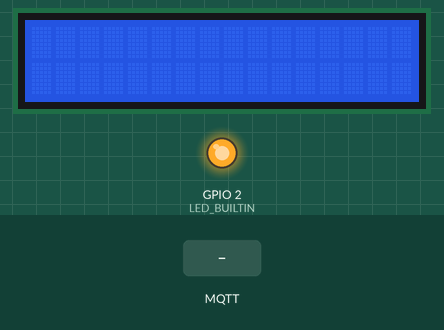
This sketch was run on a simulated ESP8266 (NodeMCU). On the bench: 16×2 character LCD, output pins drawn as LEDs (lit = HIGH, except the on-board LED, lit = LOW). The inputs (shaded band) are chosen by the test bench. WiFi joins after 1.5 s; servers stay silent unless stated; no MQTT or app messages arrive unless stated; what the sketch prints to the serial monitor is not drawn.

Above: at 2.7 s.
2.8 s: MQTT message "5" arrives on the first subscribed topic
At 12.4 s:
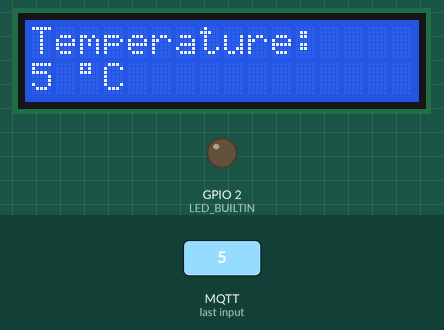
Timing chart, 0 to 13.9 s (numbered marks = the images above; inputs shaded):
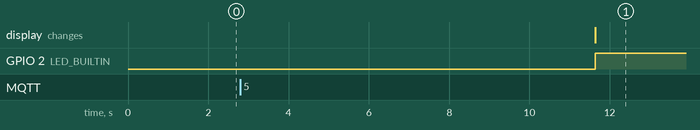

Measured:
- after the input at 2.8 s, GPIO 2 (LED_BUILTIN): LOW → HIGH after 8.8 s; the display: changes after 8.8 s (image 1)

The sketch:

MQTT-Temperature-Receiver.ino
```cpp
#include <ESP8266WiFi.h>       // https://github.com/esp8266/Arduino
#include <Wire.h>              // https://github.com/esp8266/Arduino (I2C)
#include <WiFiManager.h>       // https://github.com/tzapu/WiFiManager
#include <PubSubClient.h>      // https://pubsubclient.knolleary.net/
#include <hd44780.h>           // https://github.com/duinoWitchery/hd44780
#include <hd44780ioClass/hd44780_I2Cexp.h> // i2c expander i/o class header

// ==============================================
//  Configurable values
// ==============================================

// MQTT broker's host name + port number
#define MQTT_BROKER_HOST_NAME "mqtt.example.com"
#define MQTT_BROKER_PORT 1883

// Topic name where from where to receive the temperature
#define MQTT_TOPIC "mqtt-iot-workshop/device-0/temperature"

// Access point name if no WiFi credentials have been stored
#define AP_NAME "AP-receiver"

// Alarm Threshold: Turn on LED if temperature is higher
#define TEMP_WARNING_THRESHOLD 30.0

// LCD geometry
#define LCD_COLS 16
#define LCD_ROWS 2

// ==============================================
//  Global variables
// ==============================================

WiFiClient wiFiClient;
PubSubClient mqttClient(wiFiClient);
hd44780_I2Cexp lcd;

// ==============================================

void setup() {
  Serial.begin(115200);

  int status = lcd.begin(LCD_COLS, LCD_ROWS);
  if (status) {
    // non zero status means it was unsuccesful
    status = -status; // convert negative status value to positive number
    hd44780::fatalError(status); // does not return
  }
  connectWifi();
  mqttClient.setServer(MQTT_BROKER_HOST_NAME, MQTT_BROKER_PORT);
  mqttClient.setCallback(mqttCallback);
  pinMode(LED_BUILTIN, OUTPUT);
}

void loop() {
  connectMqtt();
  mqttClient.loop();
  // Repeat every 10 seconds
  delay(10000);
}

/*
  MQTT callback function that will receive the temperature on the given MQTT topic
  and will show that value on the LCD
*/
void mqttCallback(const char topic[], byte* payload, unsigned int length) {
  // Caveat: We don't check the topic here!
  String temperature = asString(payload, length);
  Serial.println("Incoming message: " + temperature);
  lcd.clear();
  lcd.print("Temperature:");
  lcd.setCursor(0, 1); // Move to 2nd line
  lcd.print(temperature + " ");
  lcd.print((char) 223); // degree sign
  lcd.print("C");

  // Turn builtin LED on (= LOW!) / off (= HIGH!) if temp is above / below threshold
  digitalWrite(LED_BUILTIN, temperature.toFloat() > TEMP_WARNING_THRESHOLD ? LOW : HIGH);
}

/**
 Parses the MQTT payload and returns it as trimmed String
*/
String asString(byte* payload, unsigned int length) {
  String result;
  for (int i = 0; i < length; i++) {
    char c = (char) payload[i];
    if (c == ' ') {
      // skip white space
      continue;
    }
    result += c;
  }
  return result;
}

/*
  Establishes a connection to a WiFi.

  This methods uses the WiFi Manager, i.e.
  - If started the first time it opens an ad-hoc Access Point
    where you can enter your Wifi Settings (SSID + password)
  - Otherwhise it connects to a WiFi using the given credentials
*/
void connectWifi() {
  Serial.println("Starting WiFi");
  WiFiManager wifiManager;

  //reset saved settings
  //wifiManager.resetSettings();

  // Connect to previously stored WiFi or open an ad-hoc Access Point
  wifiManager.autoConnect(AP_NAME);

  // Now you are connected to the WiFi
  Serial.print("WiFi connected with local IP ");
  Serial.println(WiFi.localIP());
}

/*
  (Re)connects to a MQTT broker and subscribe to the topic MQTT_TOPIC
*/
void connectMqtt() {
  // Loop until we're reconnected
  while (!mqttClient.connected()) {
    if (mqttClient.connect(generateClientID())) {
      mqttClient.subscribe(MQTT_TOPIC);
      Serial.println("MQTT connected + subscribed");
    } else {
      Serial.print("MQTT failed, rc=");
      Serial.print(mqttClient.state());
      Serial.println(". Try again in 5 seconds");
      delay(5000);
    }
  }
}

/**
   Generate a MQTT client ID based on the MAC address
*/
char* generateClientID() {
  String clientName = "esp8266-" + getMacAddress();
  return (char*) clientName.c_str();
}

/*
  Returns the MAC address of the ESP-8266 as a String
  See https://gist.github.com/igrr/7f7e7973366fc01d6393
*/
String getMacAddress() {
  String result;
  uint8_t mac[6];
  WiFi.macAddress(mac);
  for (int i = 0; i < 6; ++i) {
    result += String(mac[i], 16);
    if (i < 5)
      result += ':';
  }
  return result;
}
```
